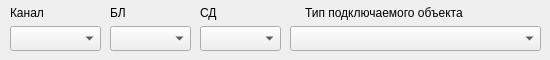
           <widget class="QWidget" name="SSOI_SD_groupbox">
            <widget class="QComboBox" name="SSOI_SD_OutType">
             <property name="geometry">
              <rect>
               <x>290</x>
               <y>26</y>
               <width>251</width>
               <height>25</height>
              </rect>
             </property>
            </widget>
            <widget class="QLabel" name="label_111">
             <property name="geometry">
              <rect>
               <x>305</x>
               <y>0</y>
               <width>221</width>
               <height>25</height>
              </rect>
             </property>
             <property name="text">
              <string>Тип подключаемого объекта</string>
             </property>
            </widget>
            <widget class="QComboBox" name="SSOI_SD_Num2">
             <property name="geometry">
              <rect>
               <x>110</x>
               <y>26</y>
               <width>81</width>
               <height>25</height>
              </rect>
             </property>
            </widget>
            <widget class="QComboBox" name="SSOI_SD_Num3">
             <property name="geometry">
              <rect>
               <x>200</x>
               <y>26</y>
               <width>81</width>
               <height>25</height>
              </rect>
             </property>
            </widget>
            <widget class="QLabel" name="label_98">
             <property name="geometry">
              <rect>
               <x>110</x>
               <y>0</y>
               <width>81</width>
               <height>25</height>
              </rect>
             </property>
             <property name="text">
              <string>БЛ</string>
             </property>
            </widget>
            <widget class="QLabel" name="label_99">
             <property name="geometry">
              <rect>
               <x>10</x>
               <y>0</y>
               <width>71</width>
               <height>25</height>
              </rect>
             </property>
             <property name="text">
              <string>Канал</string>
             </property>
            </widget>
            <widget class="QLabel" name="label_100">
             <property name="geometry">
              <rect>
               <x>200</x>
               <y>0</y>
               <width>71</width>
               <height>25</height>
              </rect>
             </property>
             <property name="text">
              <string>СД</string>
             </property>
            </widget>
            <widget class="QComboBox" name="SSOI_SD_Num1">
             <property name="geometry">
              <rect>
               <x>10</x>
               <y>26</y>
               <width>91</width>
               <height>25</height>
              </rect>
             </property>
            </widget>
           </widget>
